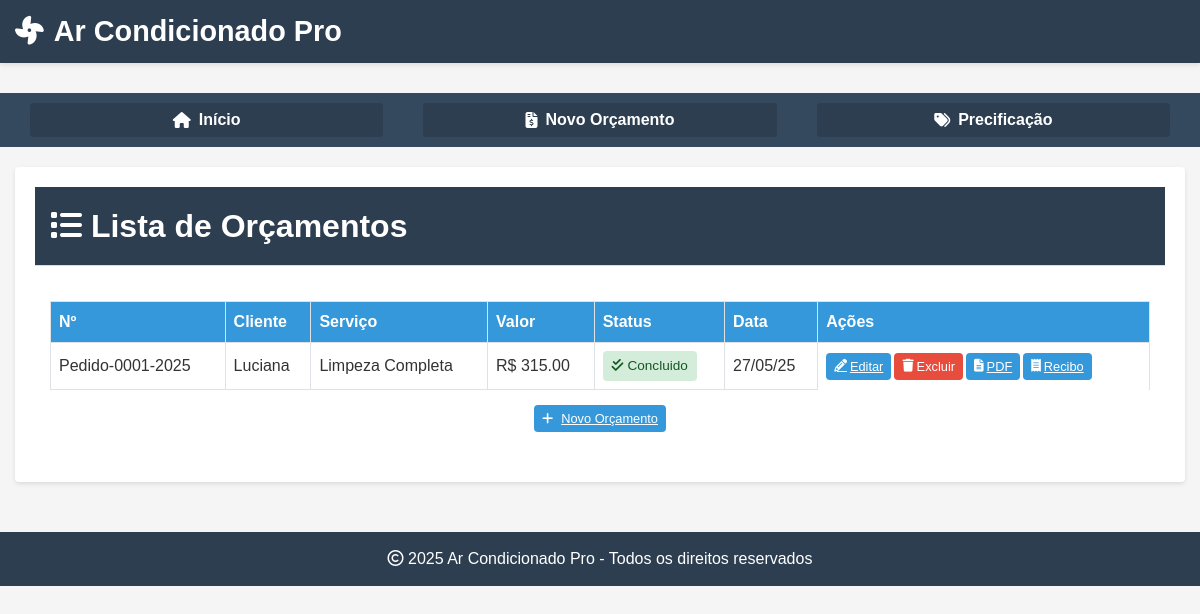
/lista_orcamentos, run on an earlier commit of the app's database.
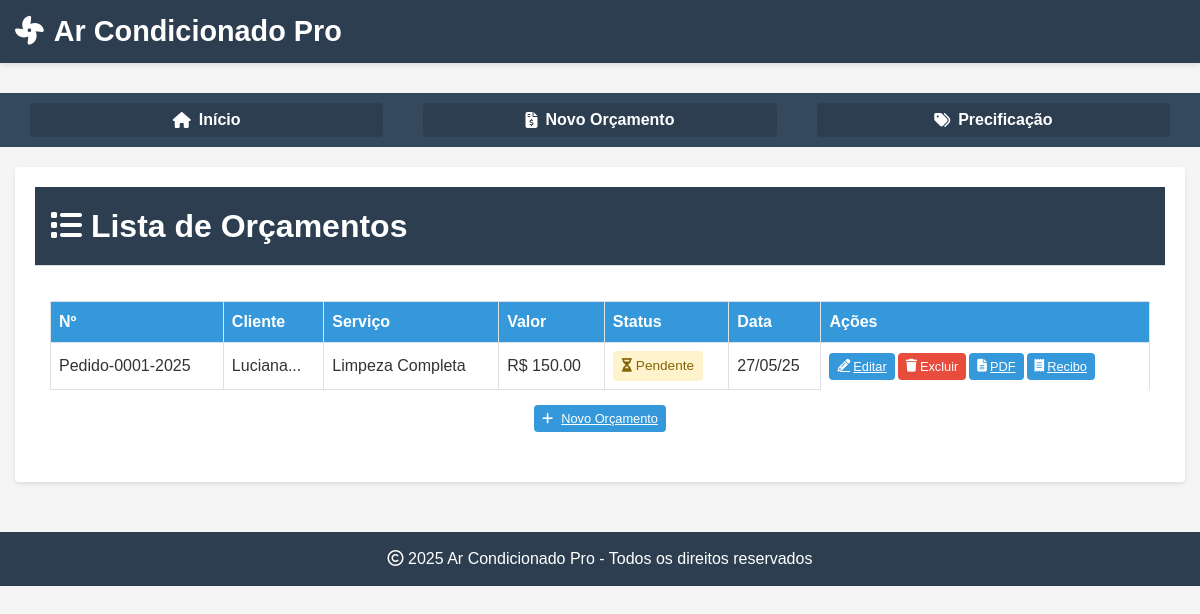
And on a later commit of the database.
### app.py (models this page shows)
class Orcamento(db.Model):
    id = db.Column(db.Integer, primary_key=True)
    numero = db.Column(db.String(20), unique=True)
    cliente_nome = db.Column(db.String(100))
    cliente_telefone = db.Column(db.String(20))
    cliente_email = db.Column(db.String(100))
    servico = db.Column(db.String(100))
    valor_base = db.Column(db.Float)
    desconto = db.Column(db.Float)
    valor_final = db.Column(db.Float)
    forma_pagamento = db.Column(db.String(50))
    taxa_cartao = db.Column(db.Float, default=0.0)
    taxa_maquina = db.Column(db.Float, default=0.0)
    parcelas = db.Column(db.Integer, default=1)
    status = db.Column(db.String(20), default='pendente')
    data_criacao = db.Column(db.DateTime, default=datetime.utcnow)
    validade_dias = db.Column(db.Integer, default=7)
    observacoes = db.Column(db.Text)
    recibo_id = db.Column(db.Integer, db.ForeignKey('recibo.id'))
    recibo = db.relationship('Recibo', backref='orcamento', uselist=False)

### app.py (the view)
@app.route('/lista_orcamentos')
def lista_orcamentos():
    orcamentos = Orcamento.query.order_by(Orcamento.data_criacao.desc()).all()
    return render_template('lista_orcamentos.html', orcamentos=orcamentos)

### templates/lista_orcamentos.html (shortened to what this page needs)
{% extends "base.html" %}
{% block content %}
<div class="container">
    <div class="card">
        <div class="card-header">
            <h1 class="h5 mb-0"><i class="fas fa-list"></i> Lista de Orçamentos</h1>
        </div>
        <div class="card-body">
            <div class="table-responsive">
                <table class="table">
                    <thead>
                        <tr>
                            <th>Nº</th>
                            <th>Cliente</th>
                            <th class="d-none d-md-table-cell">Serviço</th>
                            <th>Valor</th>
                            <th>Status</th>
                            <th class="d-none d-sm-table-cell">Data</th>
                            <th>Ações</th>
                        </tr>
                    </thead>
                    <tbody>
                        {% for orcamento in orcamentos %}
                        <tr>
                            <td data-label="Número">{{ orcamento.numero }}</td>
                            <td data-label="Cliente">{{ orcamento.cliente_nome|truncate(15) }}</td>
                            <td class="d-none d-md-table-cell" data-label="Serviço">{{ orcamento.servico|truncate(20) }}</td>
                            <td data-label="Valor">R$ {{ "%.2f"|format(orcamento.valor_final) }}</td>
                            <td data-label="Status">
                                <span class="badge badge-{% if orcamento.status == 'pendente' %}warning
                                {% elif orcamento.status == 'aprovado' %}success
                                {% elif orcamento.status == 'rejeitado' %}danger
                                {% elif orcamento.status == 'em_andamento' %}info
                                {% elif orcamento.status == 'concluido' %}success
                                {% else %}secondary{% endif %}">
                                    {% if orcamento.status == 'pendente' %}<i class="fas fa-hourglass-half"></i>
                                    {% elif orcamento.status == 'aprovado' %}<i class="fas fa-thumbs-up"></i>
                                    {% elif orcamento.status == 'rejeitado' %}<i class="fas fa-thumbs-down"></i>
                                    {% elif orcamento.status == 'em_andamento' %}<i class="fas fa-spinner fa-spin"></i>
                                    {% elif orcamento.status == 'concluido' %}<i class="fas fa-check-double"></i>
                                    {% else %}<i class="fas fa-ban"></i>{% endif %}
                                    <span class="d-none d-sm-inline">{{ orcamento.status|capitalize }}</span>
                                </span>
                            </td>
                            <td class="d-none d-sm-table-cell" data-label="Data">{{ orcamento.data_criacao.strftime('%d/%m/%y') }}</td>
                            <td data-label="Ações">
                                <div class="btn-group" role="group">
                                    <a href="{{ url_for('editar_orcamento', id=orcamento.id) }}" class="btn btn-primary" title="Editar">
                                        <i class="fas fa-pencil-alt"></i><span>Editar</span>
                                    </a>
                                    <button onclick="excluirOrcamento({{ orcamento.id }})" class="btn btn-danger" title="Excluir">
                                        <i class="fas fa-trash"></i><span>Excluir</span>
                                    </button>
                                    <a href="{{ url_for('gerar_pdf_orcamento', id=orcamento.id) }}" class="btn btn-info" title="Gerar PDF" target="_blank">
                                        <i class="fas fa-file-alt"></i><span>PDF</span>
                                    </a>
                                    <a href="{{ url_for('recibo', id=orcamento.id) }}" class="btn btn-secondary" title="Gerar Recibo" target="_blank">
                                        <i class="fas fa-receipt"></i><span>Recibo</span>
                                    </a>
                                </div>
                            </td>
                        </tr>
                        {% endfor %}
                    </tbody>
                </table>
            </div>
            <a href="{{ url_for('orcamento') }}" class="btn btn-success btn-new">
                <i class="fas fa-plus"></i><span>Novo Orçamento</span>
            </a>
        </div>
    </div>
</div>
{% endblock %}

### templates/base.html (shortened to what this page needs)
<!DOCTYPE html>
<html lang="pt-BR">
<head>
    <link rel="stylesheet" href="https://cdnjs.cloudflare.com/ajax/libs/font-awesome/6.4.0/css/all.min.css">
    <link rel="stylesheet" href="{{ url_for('static', filename='style.css') }}">
</head>
<body>
    <header>
        <div class="container">
            <h1><i class="fas fa-fan"></i> Ar Condicionado Pro</h1>
        </div>
    </header>
    <nav>
        <div class="container">
            <ul>
                <li><a href="{{ url_for('index') }}"><i class="fas fa-home"></i> <span>Início</span></a></li>
                <li><a href="{{ url_for('orcamento') }}"><i class="fas fa-file-invoice-dollar"></i> <span>Novo Orçamento</span></a></li>
                <li><a href="{{ url_for('precificacao') }}"><i class="fas fa-tags"></i> <span>Precificação</span></a></li>
            </ul>
        </div>
    </nav>
    <main class="container" style="padding: 20px 0;">
        {% block content %}{% endblock %}
    </main>
    <footer>
        <p><i class="far fa-copyright"></i> 2025 Ar Condicionado Pro - Todos os direitos reservados</p>
    </footer>
</body>
</html>

### static/style.css (style rules this page uses)
:root { --primary-color: #3498db; --secondary-color: #2980b9; --accent-color: #e74c3c; --light-color: #ecf0f1; --dark-color: #2c3e50; --success-color: #2ecc71; }
body { font-family: 'Segoe UI', Tahoma, Geneva, Verdana, sans-serif; line-height: 1.6; color: #333; background-color: #f5f5f5; margin: 0; padding: 0; }
.container { max-width: 1200px; margin: 0 auto; padding: 20px; }
header { background-color: var(--primary-color); color: white; padding: 20px 0; margin-bottom: 30px; box-shadow: 0 2px 5px rgba(0,0,0,0.1); }
header h1 { margin: 0; text-align: center; }
nav { background-color: var(--secondary-color); padding: 10px 0; }
nav ul { list-style: none; padding: 0; margin: 0; display: flex; justify-content: center; }
nav ul li { margin: 0 15px; }
nav ul li a { color: white; text-decoration: none; font-weight: bold; padding: 5px 10px; border-radius: 4px; transition: background-color 0.3s; }
.card { background: white; border-radius: 8px; box-shadow: 0 2px 10px rgba(0,0,0,0.1); padding: 20px; margin-bottom: 20px; }
.btn { background-color: var(--primary-color); color: white; border: none; padding: 10px 20px; border-radius: 4px; cursor: pointer; font-size: 16px; transition: background-color 0.3s; }
.btn-danger { background-color: var(--accent-color); }
table { width: 100%; border-collapse: collapse; margin-top: 20px; }
th, td { padding: 12px 15px; text-align: left; border-bottom: 1px solid #ddd; }
th { background-color: var(--primary-color); color: white; }

What changed in the data, as far as the page shows it:
changed Orcamento "Limpeza Completa": cliente_nome "Luciana" → "Luciana..."; valor_final "315.00" → "150.00"; status "Concluido" → "Pendente"
